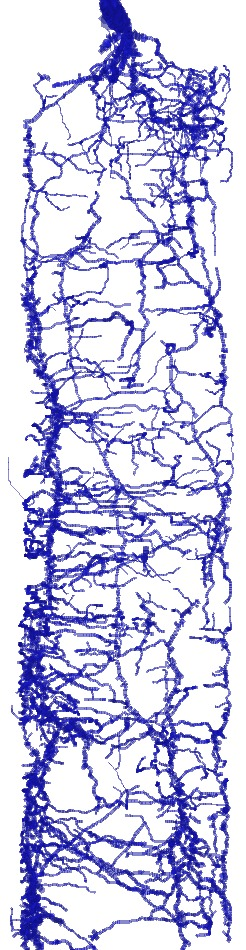
#> input picture images/barley-model.jpg, 246 x 950 px
$ python -i structure_tensor.py   (imports and definitions only)
#> lines starting #> are read from the running program, lines starting #| are printed output that depends on the picture
# vim:ts=4:sw=4:sts=4:et
import scipy.ndimage as ND
import numpy as np
import os
from scipy.weave import inline, converters

## Image structure tensor.
def structure2D(img, size=3):
    assert img.ndim == 2
    Dx = ND.sobel(img, 1)
    Dx2 = np.power(Dx, 2)
    Dxy = ND.sobel(Dx, 0)
    Dy2 = np.power(ND.sobel(img, 0), 2)
    return ND.uniform_filter(Dx2, size), \
         ND.uniform_filter(Dxy, size), \
         ND.uniform_filter(Dy2, size)

def grad(img, ax):
    return ND.convolve1d(img, weights=[-.5,.5], axis=ax)
# [81 lines left out: functions hessian, eig3x3, not called in this run]

# [10 lines not run here, left out]

>>> import cv2
>>> picture = cv2.imread('images/barley-model.jpg', cv2.IMREAD_GRAYSCALE)
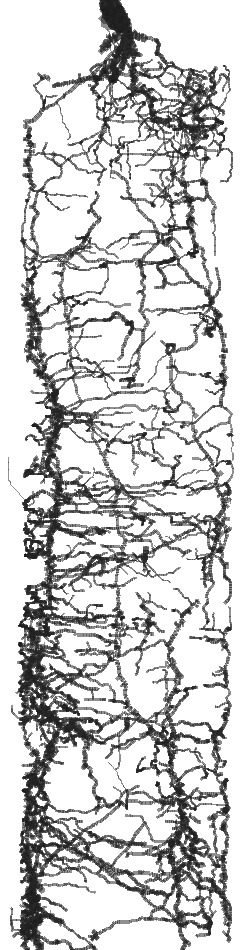
#> picture: shape (950, 246); min 14, max 255, mean 205.4
>>> result = structure2D(picture)
#> in structure2D, `Dx = ND.sobel(img, 1)`:
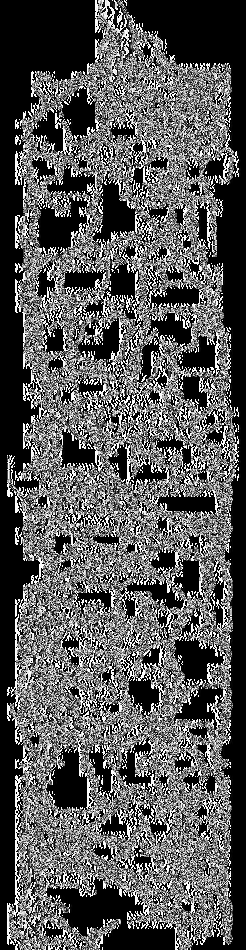
#> Dx: shape (950, 246); min 0, max 255, mean 87
#> in structure2D, `Dx2 = np.power(Dx, 2)`:
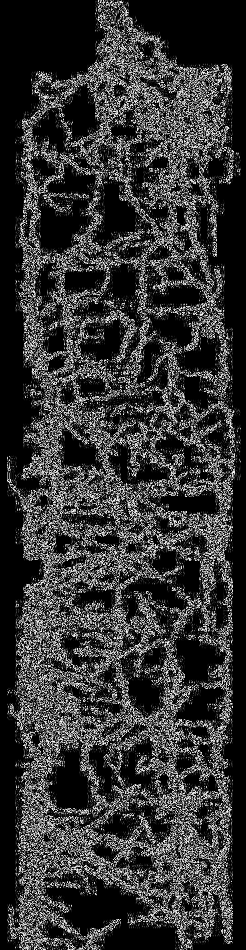
#> Dx2: shape (950, 246); min 0, max 249, mean 53.1
#> in structure2D, `Dxy = ND.sobel(Dx, 0)`:
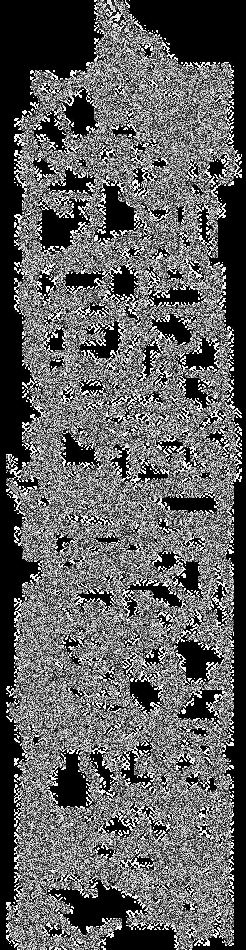
#> Dxy: shape (950, 246); min 0, max 255, mean 94.4
#> in structure2D, `Dy2 = np.power(ND.sobel(img, 0), 2)`:
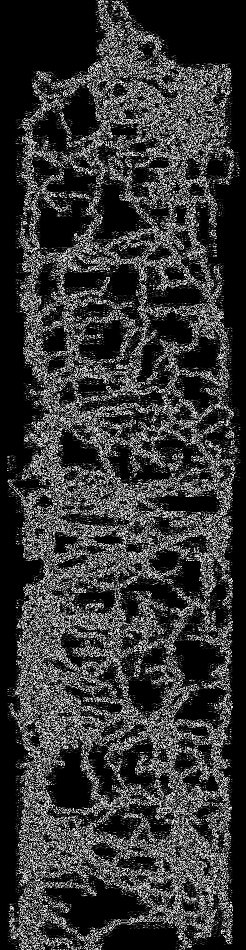
#> Dy2: shape (950, 246); min 0, max 249, mean 53.2
